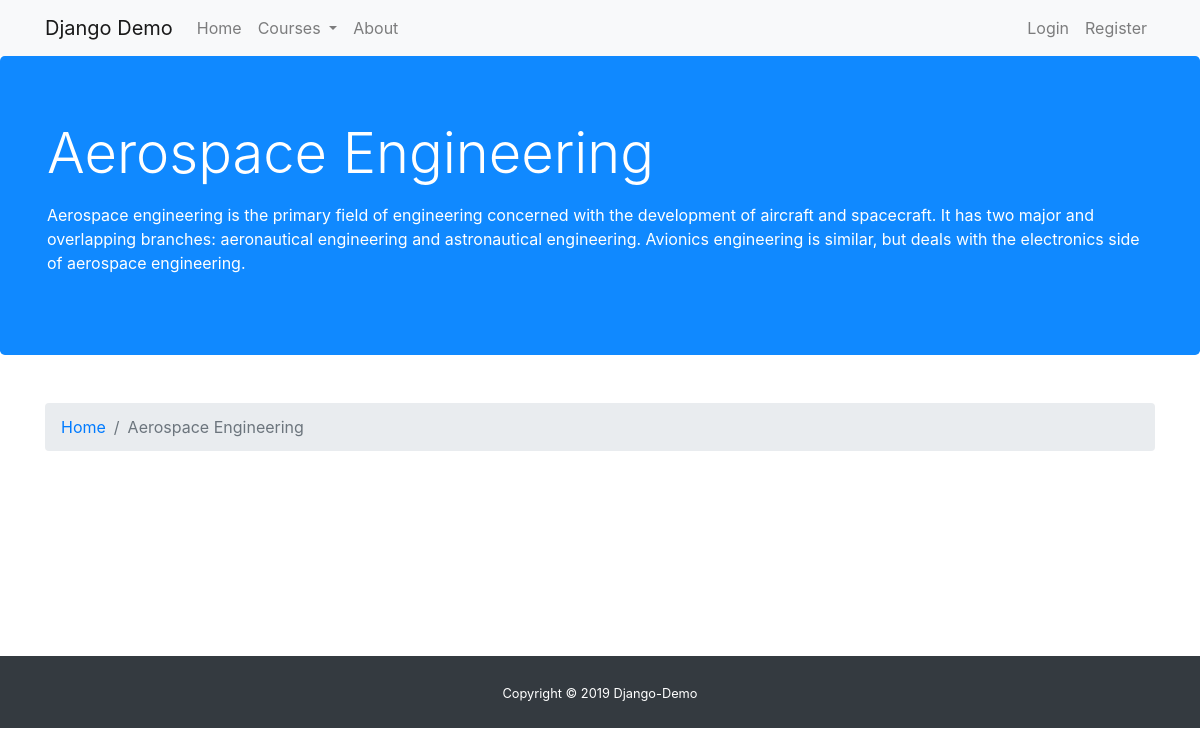
Screenshot of /subject/aerospace-engineering/ with the database file from the repository.
### main/models.py (models this page shows)
class Subject(models.Model):
    title = models.CharField(max_length=100, null=False)
    description = models.TextField(null=False)
    slug = models.SlugField()
    def __str__(self):
        return f'{self.title}'

### main/views.py (the view)
# urls.py: path('subject/<slug:slug>/', SubjectDetailView.as_view(), name='main-subjects'),
class SubjectDetailView(DetailView):
    model = Subject
    context_object_name = 'subject'
    extra_context = {'title': 'Subjects'}

### main/context_processor.py (called while the page is built)
def custom_context(request):
    subjects = Subject.objects.all()
    courses = Course.objects.all()
    videos = CourseVideo.objects.all()
    comments = Comment.objects.all()
    profile = Profile.objects.all()
    return {
        'subjects': subjects,
        'courses': courses,
        'videos': videos,
        'comments': comments,
        'profile': profile
    }

### main/templates/main/subject_detail.html (shortened to what this page needs)
{% extends "main/base.html" %}
{% block content %}
    <div class="jumbotron">
        <div class="container text-white">
            <h2 class="display-4 mb-3">{{ subject.title }}</h2>
            <p>{{ subject.description }}</p>
        </div>
    </div>
    <div class="container my-5">
        <nav aria-label="breadcrumb">
            <ol class="breadcrumb">
                <li class="breadcrumb-item"><a href="{% url 'main-index' %}">Home</a></li>
                <li class="breadcrumb-item active" aria-current="page">{{ subject.title }}</li>
            </ol>
        </nav>
        <div class="row col-12">
        </div>
    </div>
{% endblock %}

### main/static/main/css/main.css (style rules this page uses)
.jumbotron { background-color: #1089ff; }

### rows the page displays
Subject: title "Aerospace Engineering", description "Aerospace engineering is the primary field of engineering concerned with the development of aircraft and spacecraft. It has two major and overlapping branches: aeronautical engineering and astronautical engineering. Avionics engineering is similar, but deals with the electronics side of aerospace engineering."
